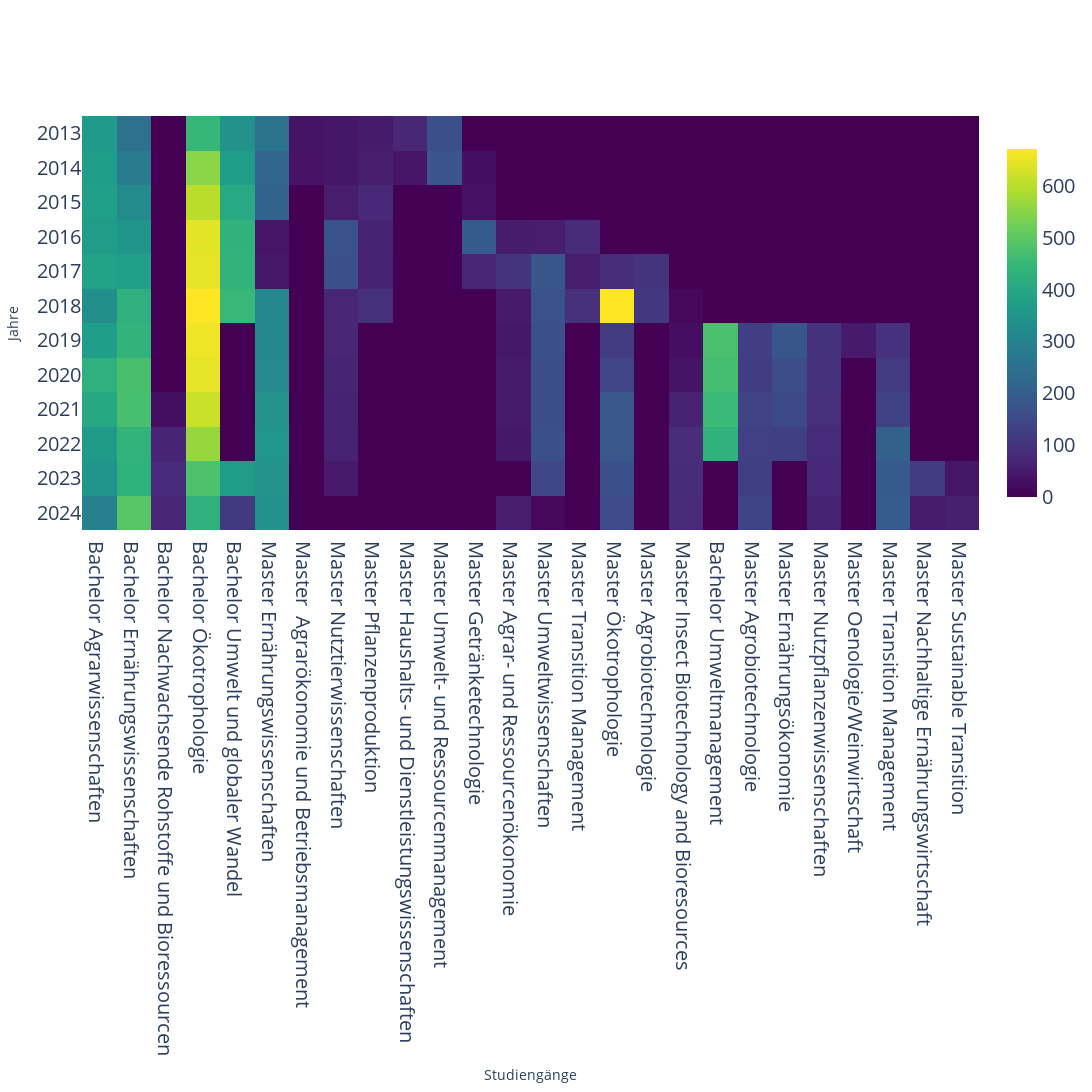

The cell this chart's notebook holds for it:
### Markdown cell above
### Heatmap

### Code cell
import plotly.graph_objects as go
import plotly.express as px
df = df_grouped

# Um die Heatmap zu erstellen, nehmen wir die Spalten außer der "Jahr" Spalte:
heatmap_data = df.drop("Jahr", axis=1)

# Erstelle die Heatmap mit Plotly Express
fig = px.imshow(heatmap_data, 
                labels=dict(x="Studiengang", y="Jahr"), 
                x=heatmap_data.columns, 
                y=df["Jahr"], 
                color_continuous_scale='viridis')  # Du kannst die Farbskala ändern, z.B. 'Cividis', 'Blues', etc.
fig.update_layout(
    width=2500,   # Breite in Pixel
    height=1100    # Höhe in Pixel
)
fig.update_layout(
    xaxis=dict(
        title='Studiengänge',  # Titel der X-Achse (optional)
        tickfont=dict(size=20)  # Schriftgröße der Kategorien auf der X-Achse (Jahre)
    ),
    yaxis=dict(
        title='Jahre',  # Titel der Y-Achse (optional)
        tickfont=dict(size=20)  # Schriftgröße der Kategorien auf der Y-Achse (falls auch für Y-Achse relevant)
    ),
    coloraxis_colorbar=dict(
        tickfont=dict(size=20),
        len=0.7,  # Länge des Farbbalkens auf der Achse
    

))
# Zeige die Heatmap an
fig.show()

### Figure 1 — Plotly figure (JSON) as saved in the notebook; plotly's stock layout.template omitted (floating-point values rounded to 4 significant figures; data arrays with more than 128 entries replaced by an {"elided": "..."} marker saying what was removed)
{"data": [{"coloraxis": "coloraxis", "hovertemplate": "Studiengang: %{x}<br>Jahr: %{y}<br>color: %{z}<extra></extra>", "name": "0", "type": "heatmap", "x": ["Bachelor Agrarwissenschaften", "Bachelor Ernährungswissenschaften", "Bachelor Nachwachsende Rohstoffe und Bioressourcen", "Bachelor Ökotrophologie", "Bachelor Umwelt und globaler Wandel", "Master Ernährungswissenschaften ", "Master  Agrarökonomie und Betriebsmanagement", "Master Nutztierwissenschaften", "Master Pflanzenproduktion", "Master Haushalts- und Dienstleistungswissenschaften\n", "Master Umwelt- und Ressourcenmanagement", "Master Getränketechnologie", "Master Getränketechnologie", "Master Agrar- und Ressourcenökonomie", "Master Umweltwissenschaften", "Master Transition Management\n", "Master Ökotrophologie", "Master Agrobiotechnologie\n", "Master Insect Biotechnology and Bioresources", "Bachelor Umweltmanagement", "Master Agrobiotechnologie", "Master Ernährungsökonomie", "Master Nutzpflanzenwissenschaften", "Master Oenologie/Weinwirtschaft", "Master Transition Management", "Master Nachhaltige Ernährungswirtschaft", "Master Sustainable Transition"], "xaxis": "x", "y": ["2013", "2014", "2015", "2016", "2017", "2018", "2019", "2020", "2021", "2022", "2023", "2024"], "yaxis": "y", "z": {"elided": "12x27 int values"}}], "layout": {"coloraxis": {"colorbar": {"len": 0.7, "tickfont": {"size": 20}}, "colorscale": [[0, "#440154"], [0.1111, "#482878"], [0.2222, "#3e4989"], [0.3333, "#31688e"], [0.4444, "#26828e"], [0.5556, "#1f9e89"], [0.6667, "#35b779"], [0.7778, "#6ece58"], [0.8889, "#b5de2b"], [1, "#fde725"]]}, "height": 1100, "margin": {"t": 60}, "width": 2500, "xaxis": {"anchor": "y", "constrain": "domain", "domain": [0, 1], "scaleanchor": "y", "tickfont": {"size": 20}, "title": {"text": "Studiengänge"}}, "yaxis": {"anchor": "x", "autorange": "reversed", "constrain": "domain", "domain": [0, 1], "tickfont": {"size": 20}, "title": {"text": "Jahre"}}}}
